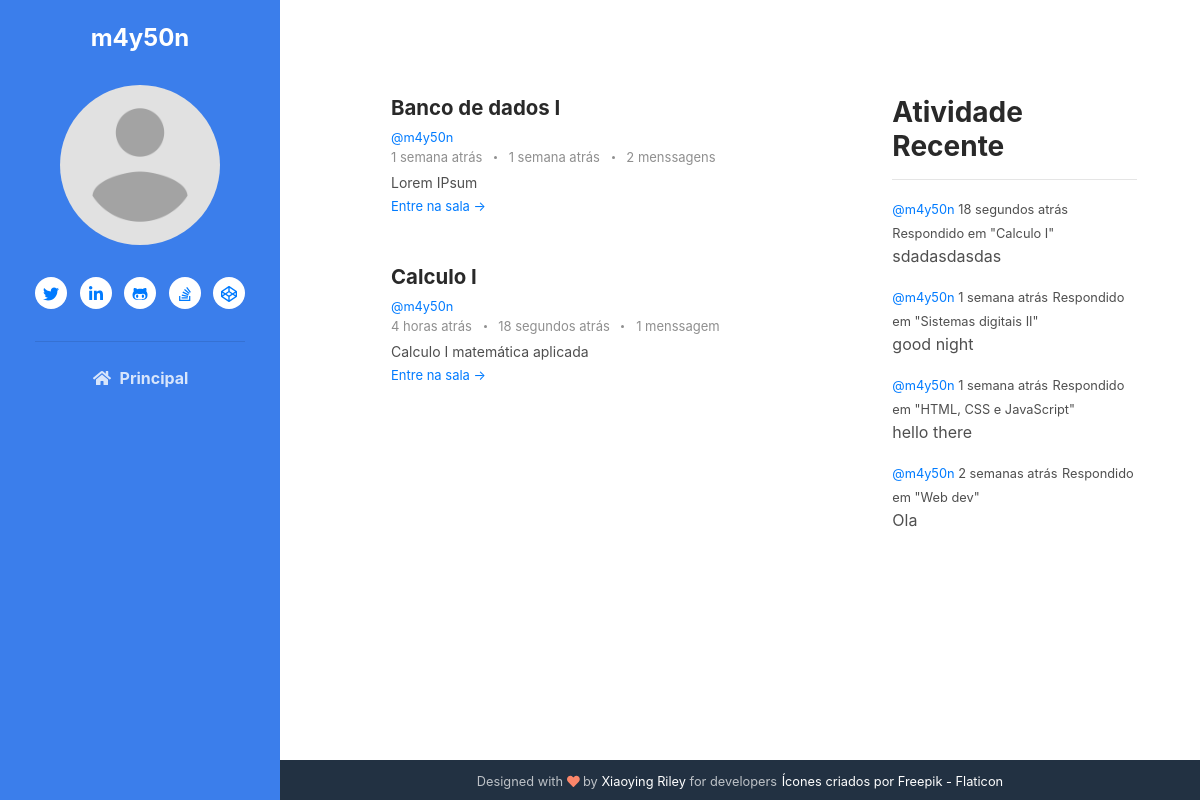
/profile/3 (signed in), run on an earlier commit of the app's database.
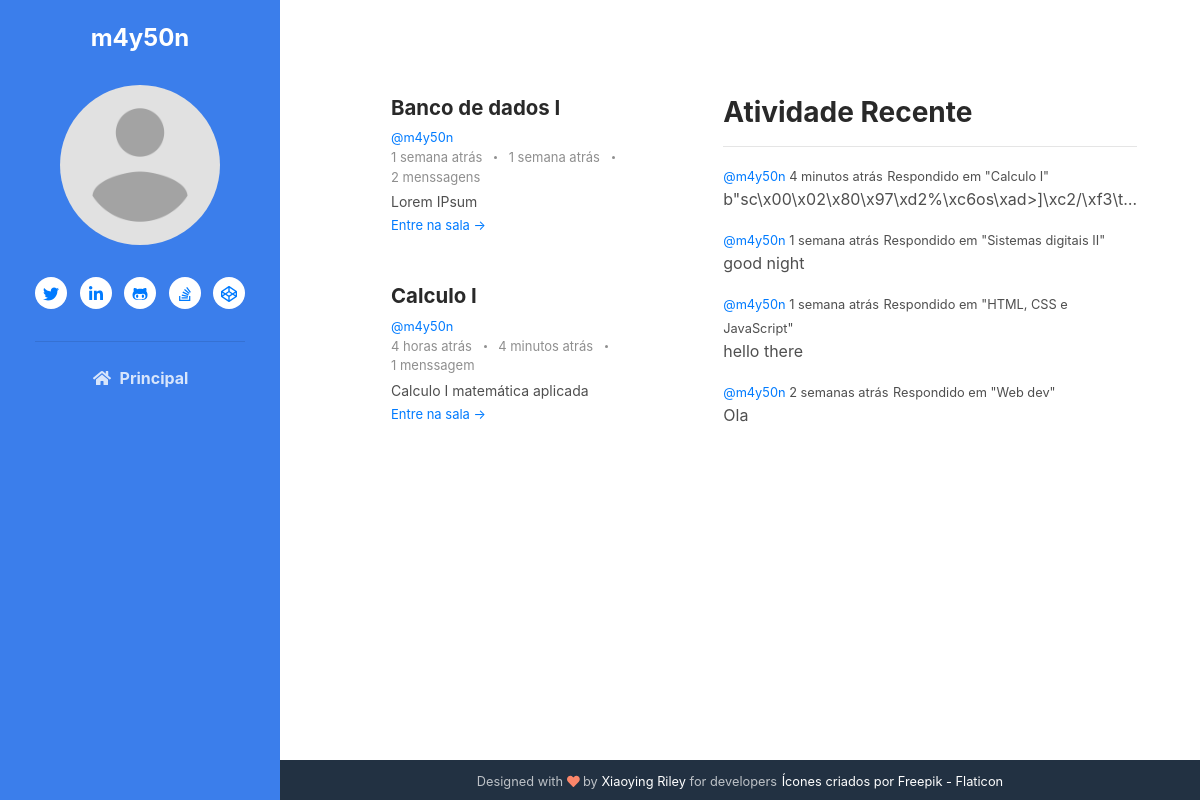
And on a later commit of the database.
### base/models.py (models this page shows, shortened)
class Message(models.Model):
    user = models.ForeignKey(User, on_delete=models.CASCADE)
    room = models.ForeignKey(Room, on_delete=models.CASCADE)
    body = models.TextField()
    update = models.DateTimeField(auto_now=True)
    created = models.DateTimeField(auto_now_add=True)
    created_in = models.TextField(null=True, blank=True)

class Room(models.Model):
    host = models.ForeignKey(User, on_delete=models.SET_NULL, null=True)
    classe = models.ForeignKey(Classe, on_delete=models.SET_NULL, null=True)
    name = models.CharField(max_length=200)
    desc = models.TextField(null=True, blank=True)
    room_join = models.CharField(default='room', max_length=20)
    participants = models.ManyToManyField(
        User, related_name='participants', blank=True)
    updated = models.DateTimeField(auto_now=True)
    created = models.DateTimeField(auto_now_add=True)
    created_in = models.TextField(default='capsulat', blank=True)
    crypt_key = models.CharField(max_length=23)
    class Meta:
        ordering = ['-updated', '-created']
    def __str__(self):
        return self.name

### base/views.py (the view)
# urls.py: path('profile/<str:pk>', views.userProfile, name="user-profile"),
@login_required(login_url='login')
def userProfile(request, pk):
    user = User.objects.get(id=pk)
    rooms = user.room_set.all()
    room_messages = user.message_set.all().order_by('-created')
    classes = Classe.objects.all()
    recent_activity = room_messages[:6]
    context = {'user': user, 'rooms': rooms,
               'room_messages': room_messages, 'classes': classes, 'recent_activity': recent_activity}
    return render(request, 'base/profile.html', context)

### base/templates/base/profile.html
{% extends 'main.html' %}
{% block content%}
    <div class="main-2-column main-container">
        <div>
            {% include 'base/feed_component.html' %}
        </div>
        <div>
            {% include 'base/activity_component.html' %}
        </div>
    </div>
{% endblock content %}

### base/templates/base/feed_component.html (shortened to what this page needs)
{% load humanize %}
<section class="blog-list px-3 py-5 p-md-5 ">
    <div class="container">
        {% for room in rooms %}
            <div class="item mb-5">
                <div class="media">
                    <div class="media-body">
                        <h3 class="title mb-1">
                            <a href="{% url 'join' room.id%}">
                                {{room.name}}
                            </a>
                        </h3>
                        <small><a href="{% url 'user-profile' room.host.id %}">@{{room.host.username}}</a></small>
                        <div class="meta mb-1"><span class="date">
                            {{room.created_in}}
                        </span>
                            {% if room.message_set.all.count > 0 %}
                            <span class="time">
                            {% for m in room.message_set.all %}
                                {% if forloop.last %}
                                {{m.created_in}}
                                {% endif %}
                            {% endfor%}
                            </span>
                            {% endif %}
                            <span class="comment">
                                <a href="#">
                                    {{room.message_set.all.count}}
                                {% if room.message_set.all.count > 1 or room.message_set.all.count == 0%}
                                    menssagens
                                {% else %}
                                    menssagem
                                {% endif %}
                                </a>
                            </span>
                        </div>
                        <div class="intro">{{room.desc|truncatechars:70}}</div>
                        <a class="more-link" href="{% url 'room' room.id%}">Entre na sala &rarr;</a>
                    </div>
                </div>
            </div>
        {% endfor %}
    </div>
</section>

### base/templates/base/activity_component.html
<div class="container pt-5">
	<h3>Atividade Recente</h3>
	<hr />
	{% for message in recent_activity%}
	<div>
		<small
			><a href="{% url 'user-profile' message.user.id%}">@{{message.user}} </a>
			{{message.created_in}}</small
		>
		<small>Respondido em "{{message.room}}"</small>
		<p>{{message.body|truncatechars:50}}</p>
	</div>
	{% endfor %}
</div>

What changed in the data, as far as the page shows it:
changed Message "Calculo I": created_in "18 segundos atrás" → "4 minutos atrás"; body "sdadasdasdas" → "b\"sc\\x00\\x02\\x80\\x97\\xd2%\\xc6os\\xad>]\\xc2/\\xf3\\t…"
